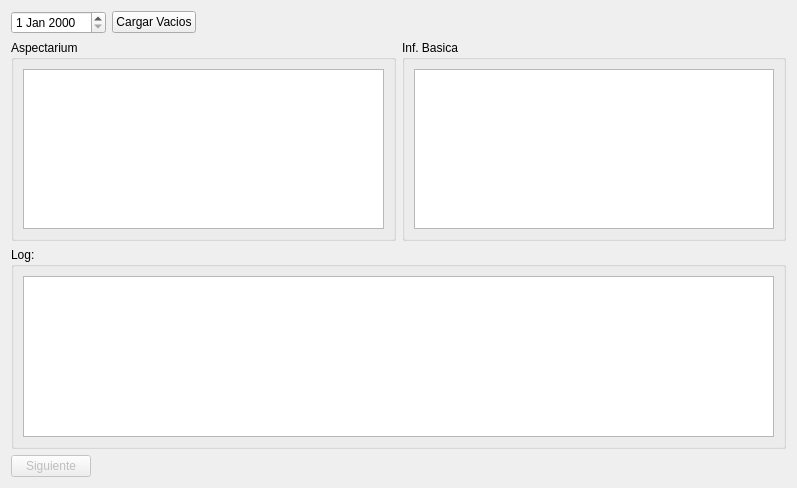
<?xml version="1.0" encoding="UTF-8"?>
<ui version="4.0">
 <class>batchAstrologicGrabData</class>
 <widget class="QWidget" name="batchAstrologicGrabData">
  <property name="geometry">
   <rect>
    <x>0</x>
    <y>0</y>
    <width>797</width>
    <height>488</height>
   </rect>
  </property>
  <property name="windowTitle">
   <string>Form</string>
  </property>
  <layout class="QVBoxLayout" name="verticalLayout">
   <item>
    <layout class="QHBoxLayout" name="horizontalLayout">
     <item>
      <widget class="QDateEdit" name="dateEdit"/>
     </item>
     <item>
      <widget class="QPushButton" name="pushButton">
       <property name="text">
        <string>Cargar Vacios</string>
       </property>
      </widget>
     </item>
     <item>
      <spacer name="horizontalSpacer">
       <property name="orientation">
        <enum>Qt::Horizontal</enum>
       </property>
       <property name="sizeHint" stdset="0">
        <size>
         <width>40</width>
         <height>20</height>
        </size>
       </property>
      </spacer>
     </item>
    </layout>
   </item>
   <item>
    <layout class="QHBoxLayout" name="horizontalLayout_3">
     <property name="rightMargin">
      <number>0</number>
     </property>
     <item>
      <widget class="QGroupBox" name="groupBox_2">
       <property name="title">
        <string>Aspectarium</string>
       </property>
       <layout class="QVBoxLayout" name="verticalLayout_3">
        <item>
         <widget class="QTextEdit" name="aspectariumTextEdit"/>
        </item>
       </layout>
      </widget>
     </item>
     <item>
      <widget class="QGroupBox" name="groupBox_3">
       <property name="title">
        <string>Inf. Basica</string>
       </property>
       <layout class="QVBoxLayout" name="verticalLayout_2">
        <item>
         <widget class="QTextEdit" name="basicinfoTextEdit"/>
        </item>
       </layout>
      </widget>
     </item>
    </layout>
   </item>
   <item>
    <widget class="QGroupBox" name="groupBox">
     <property name="title">
      <string>Log: </string>
     </property>
     <layout class="QVBoxLayout" name="verticalLayout_4">
      <item>
       <widget class="QTableWidget" name="logTableWidget"/>
      </item>
     </layout>
    </widget>
   </item>
   <item>
    <layout class="QHBoxLayout" name="horizontalLayout_2">
     <item>
      <widget class="QPushButton" name="nextButton">
       <property name="enabled">
        <bool>false</bool>
       </property>
       <property name="text">
        <string>Siguiente</string>
       </property>
      </widget>
     </item>
     <item>
      <spacer name="horizontalSpacer_2">
       <property name="orientation">
        <enum>Qt::Horizontal</enum>
       </property>
       <property name="sizeHint" stdset="0">
        <size>
         <width>40</width>
         <height>20</height>
        </size>
       </property>
      </spacer>
     </item>
    </layout>
   </item>
  </layout>
 </widget>
 <resources/>
 <connections/>
</ui>
